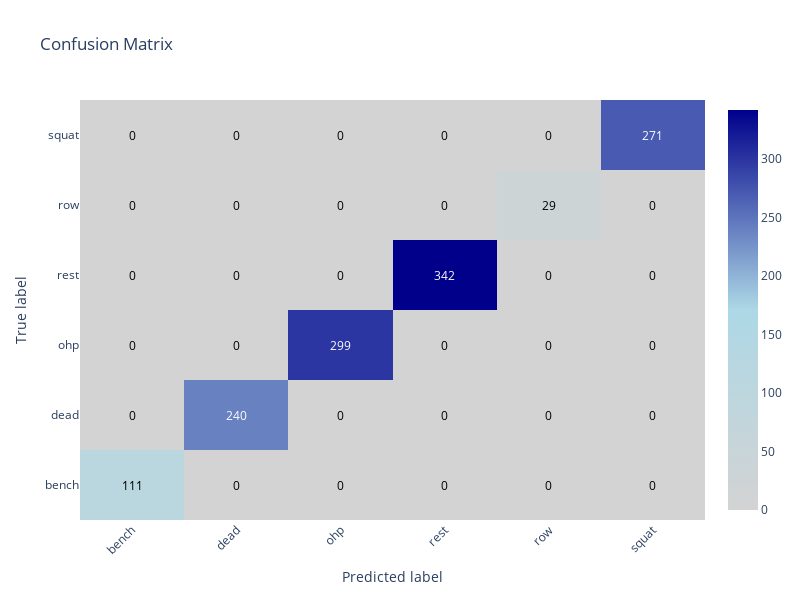

Notebook code for this chart:
### Code cell
colorscale = [[0, 'lightgray'], [0.5, 'lightblue'], [1.0, 'darkblue']]
# Create annotations for numerical values in each cell
annotations = []
for i in range(len(classes)):
    for j in range(len(classes)):
        annotations.append(dict(text=str(cm[i, j]),
                                x=classes[j],
                                y=classes[i],
                                xref='x1',
                                yref='y1',
                                font=dict(color='white' if cm[i, j] > cm.max()/2 else 'black'),
                                showarrow=False))

# Create the confusion matrix plot using Plotly
fig = go.Figure(data=go.Heatmap(
    z=cm,
    x=classes,
    y=classes,
    colorscale=colorscale,
    hoverinfo='none'
))
fig.update_layout(annotations=annotations)
fig.update_layout(
    title="Confusion Matrix",
    xaxis=dict(title="Predicted label", tickangle=-45),
    yaxis=dict(title="True label"),
    plot_bgcolor='rgba(0,0,0,0)',
    width=800,
    height=600,
)
# Show the plot
fig.show()

### Figure 1 — Plotly figure (JSON) as saved in the notebook; plotly's stock layout.template omitted (floating-point values rounded to 4 significant figures)
{"data": [{"colorscale": [[0, "lightgray"], [0.5, "lightblue"], [1, "darkblue"]], "hoverinfo": "none", "type": "heatmap", "x": ["bench", "dead", "ohp", "rest", "row", "squat"], "y": ["bench", "dead", "ohp", "rest", "row", "squat"], "z": [[111, 0, 0, 0, 0, 0], [0, 240, 0, 0, 0, 0], [0, 0, 299, 0, 0, 0], [0, 0, 0, 342, 0, 0], [0, 0, 0, 0, 29, 0], [0, 0, 0, 0, 0, 271]]}], "layout": {"annotations": [{"font": {"color": "black"}, "showarrow": false, "text": "111", "x": "bench", "xref": "x", "y": "bench", "yref": "y"}, {"font": {"color": "black"}, "showarrow": false, "text": "0", "x": "dead", "xref": "x", "y": "bench", "yref": "y"}, {"font": {"color": "black"}, "showarrow": false, "text": "0", "x": "ohp", "xref": "x", "y": "bench", "yref": "y"}, {"font": {"color": "black"}, "showarrow": false, "text": "0", "x": "rest", "xref": "x", "y": "bench", "yref": "y"}, {"font": {"color": "black"}, "showarrow": false, "text": "0", "x": "row", "xref": "x", "y": "bench", "yref": "y"}, {"font": {"color": "black"}, "showarrow": false, "text": "0", "x": "squat", "xref": "x", "y": "bench", "yref": "y"}, {"font": {"color": "black"}, "showarrow": false, "text": "0", "x": "bench", "xref": "x", "y": "dead", "yref": "y"}, {"font": {"color": "white"}, "showarrow": false, "text": "240", "x": "dead", "xref": "x", "y": "dead", "yref": "y"}, {"font": {"color": "black"}, "showarrow": false, "text": "0", "x": "ohp", "xref": "x", "y": "dead", "yref": "y"}, {"font": {"color": "black"}, "showarrow": false, "text": "0", "x": "rest", "xref": "x", "y": "dead", "yref": "y"}, {"font": {"color": "black"}, "showarrow": false, "text": "0", "x": "row", "xref": "x", "y": "dead", "yref": "y"}, {"font": {"color": "black"}, "showarrow": false, "text": "0", "x": "squat", "xref": "x", "y": "dead", "yref": "y"}, {"font": {"color": "black"}, "showarrow": false, "text": "0", "x": "bench", "xref": "x", "y": "ohp", "yref": "y"}, {"font": {"color": "black"}, "showarrow": false, "text": "0", "x": "dead", "xref": "x", "y": "ohp", "yref": "y"}, {"font": {"color": "white"}, "showarrow": false, "text": "299", "x": "ohp", "xref": "x", "y": "ohp", "yref": "y"}, {"font": {"color": "black"}, "showarrow": false, "text": "0", "x": "rest", "xref": "x", "y": "ohp", "yref": "y"}, {"font": {"color": "black"}, "showarrow": false, "text": "0", "x": "row", "xref": "x", "y": "ohp", "yref": "y"}, {"font": {"color": "black"}, "showarrow": false, "text": "0", "x": "squat", "xref": "x", "y": "ohp", "yref": "y"}, {"font": {"color": "black"}, "showarrow": false, "text": "0", "x": "bench", "xref": "x", "y": "rest", "yref": "y"}, {"font": {"color": "black"}, "showarrow": false, "text": "0", "x": "dead", "xref": "x", "y": "rest", "yref": "y"}, {"font": {"color": "black"}, "showarrow": false, "text": "0", "x": "ohp", "xref": "x", "y": "rest", "yref": "y"}, {"font": {"color": "white"}, "showarrow": false, "text": "342", "x": "rest", "xref": "x", "y": "rest", "yref": "y"}, {"font": {"color": "black"}, "showarrow": false, "text": "0", "x": "row", "xref": "x", "y": "rest", "yref": "y"}, {"font": {"color": "black"}, "showarrow": false, "text": "0", "x": "squat", "xref": "x", "y": "rest", "yref": "y"}, {"font": {"color": "black"}, "showarrow": false, "text": "0", "x": "bench", "xref": "x", "y": "row", "yref": "y"}, {"font": {"color": "black"}, "showarrow": false, "text": "0", "x": "dead", "xref": "x", "y": "row", "yref": "y"}, {"font": {"color": "black"}, "showarrow": false, "text": "0", "x": "ohp", "xref": "x", "y": "row", "yref": "y"}, {"font": {"color": "black"}, "showarrow": false, "text": "0", "x": "rest", "xref": "x", "y": "row", "yref": "y"}, {"font": {"color": "black"}, "showarrow": false, "text": "29", "x": "row", "xref": "x", "y": "row", "yref": "y"}, {"font": {"color": "black"}, "showarrow": false, "text": "0", "x": "squat", "xref": "x", "y": "row", "yref": "y"}, {"font": {"color": "black"}, "showarrow": false, "text": "0", "x": "bench", "xref": "x", "y": "squat", "yref": "y"}, {"font": {"color": "black"}, "showarrow": false, "text": "0", "x": "dead", "xref": "x", "y": "squat", "yref": "y"}, {"font": {"color": "black"}, "showarrow": false, "text": "0", "x": "ohp", "xref": "x", "y": "squat", "yref": "y"}, {"font": {"color": "black"}, "showarrow": false, "text": "0", "x": "rest", "xref": "x", "y": "squat", "yref": "y"}, {"font": {"color": "black"}, "showarrow": false, "text": "0", "x": "row", "xref": "x", "y": "squat", "yref": "y"}, {"font": {"color": "white"}, "showarrow": false, "text": "271", "x": "squat", "xref": "x", "y": "squat", "yref": "y"}], "height": 600, "plot_bgcolor": "rgba(0,0,0,0)", "title": {"text": "Confusion Matrix"}, "width": 800, "xaxis": {"tickangle": -45, "title": {"text": "Predicted label"}}, "yaxis": {"title": {"text": "True label"}}}}
